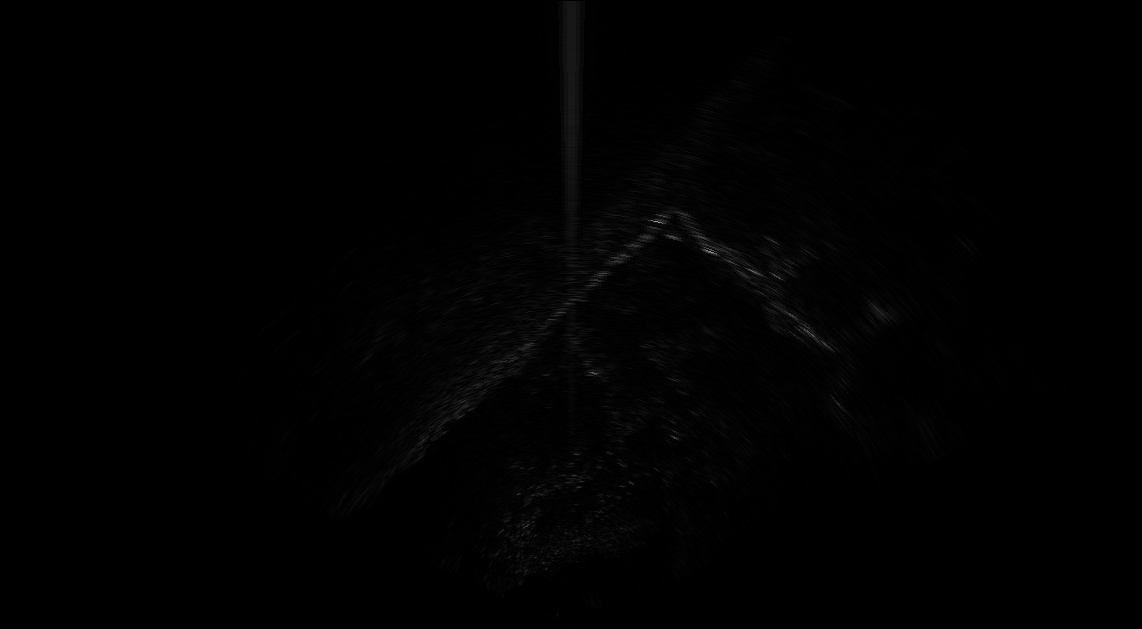
#> input picture scripts/img2.jpg, 1142 x 629 px, found by its file name
$ python dft_test.py   (Python 2 division)
#> lines starting #> are read from the running program, lines starting #| are printed output that depends on the picture
#!/usr/bin/python
# -*- coding: utf-8 -*-
import cv2
import numpy as np
import matplotlib.pyplot as plt

# img = cv2.imread('/home/horimoto/img1.jpg', 0)
# cv2.imshow('image 1', img)

img = cv2.imread('/home/horimoto/img2.jpg', 0)
#> img is the input picture: shape (629, 1142); min 0, max 153, mean 1.2
# [26 lines of commented-out code are left out]

dft = cv2.dft(np.float32(img), flags = cv2.DFT_COMPLEX_OUTPUT)
dft_shift = np.fft.fftshift(dft)

mag = 20  *np.log(cv2.magnitude(dft_shift[:, :, 0], dft_shift[:, :, 1]))
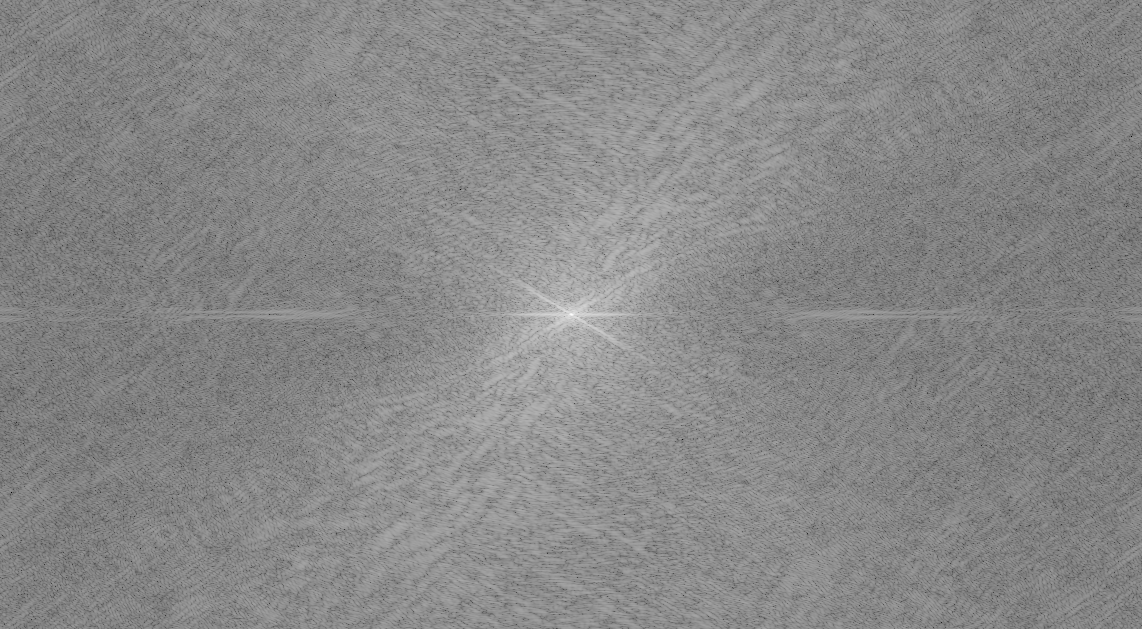
#> mag: shape (629, 1142) float32; min -19.79, max 273.5, mean 137.1; drawn with min black and max white

# [5 lines of commented-out code are left out]

rows, cols = img.shape
#> rows = 629; cols = 1142
crow, ccol = rows/2, cols/2
#> crow = 314; ccol = 571

mask = np.zeros((rows, cols, 2), np.uint8)
mask[crow-30:crow+30, ccol-30:ccol+30] = 1

fshift = dft_shift * mask
f_ishift = np.fft.ifftshift(fshift)
img_back = cv2.idft(f_ishift)
img_back = cv2.magnitude(img_back[:, :, 0], img_back[:, :, 1])
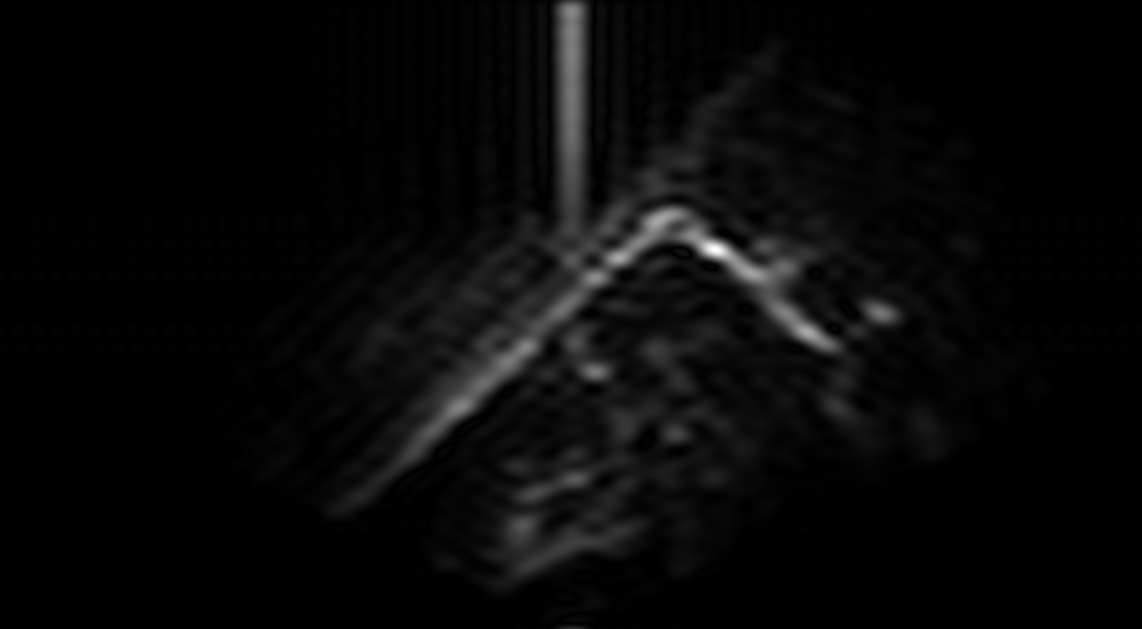
#> img_back: shape (629, 1142) float32; min 96.33, max 26763588, mean 940904.2; drawn with min black and max white

plt.subplot(121), plt.imshow(img, cmap="gray")
plt.title("Input image"), plt.xticks([]), plt.yticks([])
plt.subplot(122), plt.imshow(img_back, cmap="gray")
plt.title("Magnitude Spectrum"), plt.xticks([]), plt.yticks([])
plt.show()
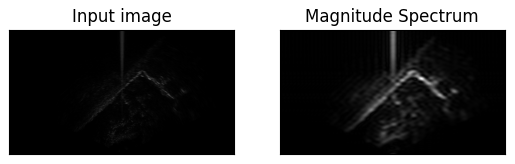
#> figure drawn by matplotlib, 2 panels
